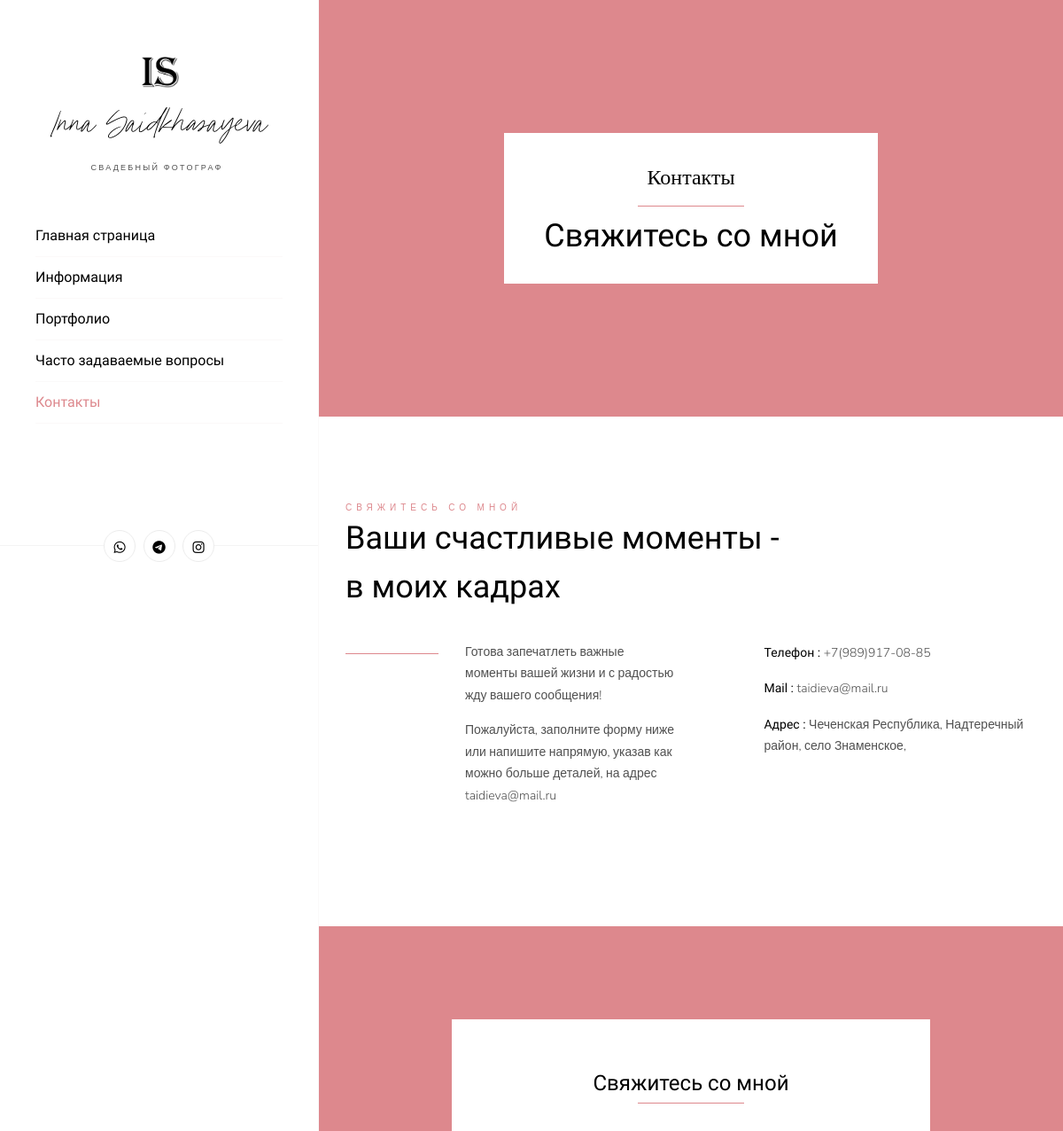
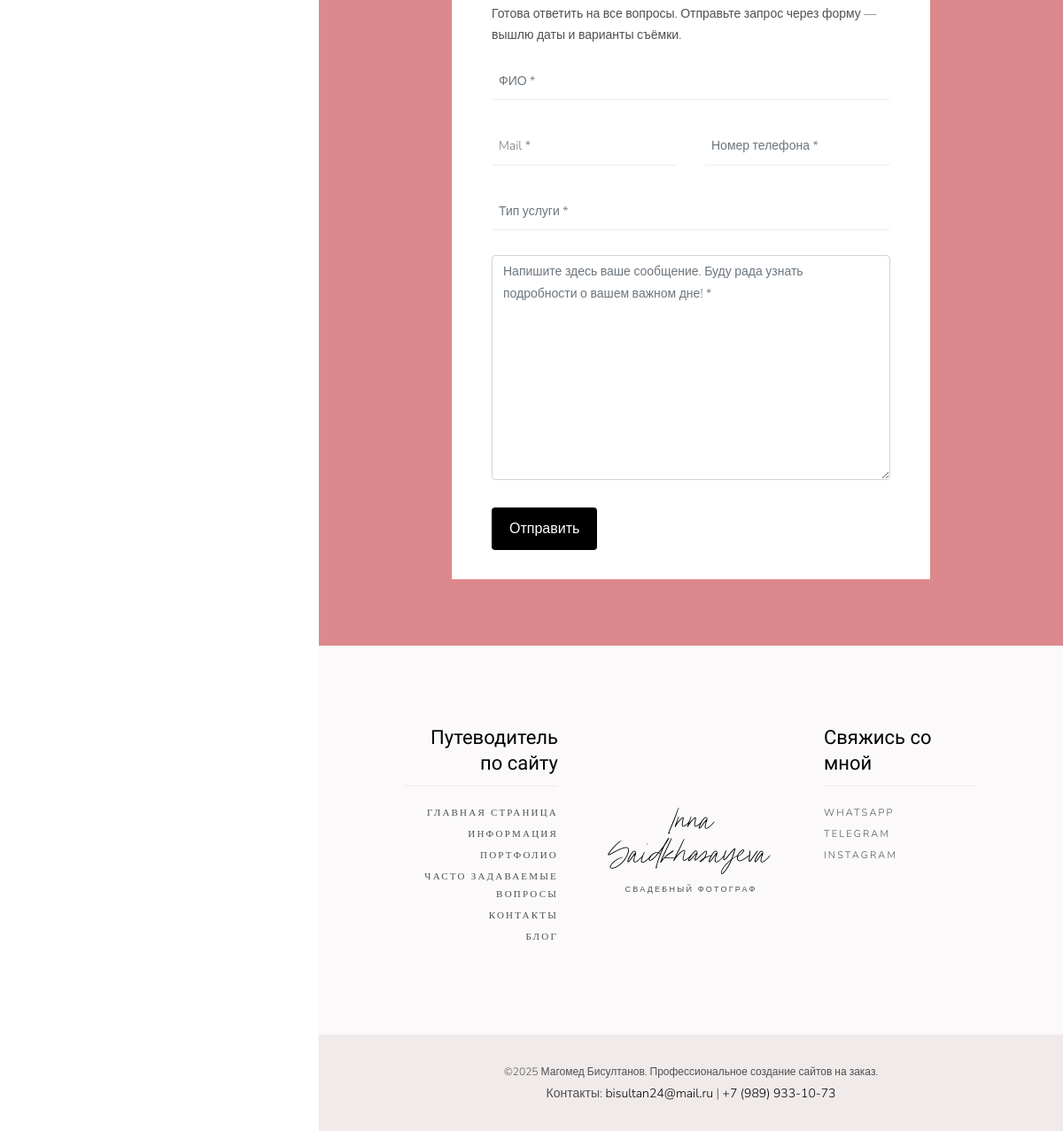
Page /contact/ on the committed database (2 pictures, top to bottom).
### portfolio_app/models.py (models this page shows, shortened)
class Contact(models.Model):
    title = models.CharField('Название', max_length=20)
    whatsapp_url = models.URLField('Ссылка на WhatsApp', null=True, max_length=200)
    instagram_url = models.URLField('Ссылка на Instagram', null=True, max_length=200)
    telegram_url = models.URLField('Ссылка на Telegram', null=True, max_length=200)
    phone_number = models.CharField('Номер телефона', null=True, max_length=20)
    mail = models.EmailField('Почта мэйл', null=True, max_length=50)
    address = models.CharField('Адрес', null=True, max_length=150)
    class Meta:
        verbose_name = 'Контакт'
        verbose_name_plural = 'Контакты'

### portfolio_app/views.py (the view)
# urls.py: path('contact/', views.contact, name='contact'),
def contact(request):
    success = False
    contacts = Contact.objects.first()
    if request.method == 'POST':
        form = ContactForm(request.POST)
        if form.is_valid():
            name = form.cleaned_data['name']
            email = form.cleaned_data['email']
            phone = form.cleaned_data['phone']
            subject = form.cleaned_data['subject']
            message = form.cleaned_data['message']
            full_message = f"""
            Имя: {name}
            Email: {email}
            Телефон: {phone}
            Тип услуги: {subject}
            Сообщение:
            {message}
            """
            send_mail(
                subject=f"Новое сообщение с сайта: {subject}",
                message=full_message,
                from_email=settings.DEFAULT_FROM_EMAIL,
                recipient_list=[settings.DEFAULT_FROM_EMAIL],  # или ваш email для получения
                fail_silently=False,
            )
            success = True
            form = ContactForm()  # очистить форму после отправки
    else:
        form = ContactForm()
    return render(request, 'portfolio_app/contact.html', {'form': form, 'success': success, 'current_page': 'contact', 'contacts': contacts})

### portfolio_app/forms.py
class ContactForm(forms.Form):
    name = forms.CharField(label='ФИО', max_length=100, required=True)
    email = forms.EmailField(label='Mail', required=True)
    phone = forms.CharField(label='Номер телефона', max_length=20, required=True)
    subject = forms.CharField(label='Тип услуги', max_length=100, required=True)
    message = forms.CharField(label='Сообщение', widget=forms.Textarea, required=True)

### portfolio_app/templates/portfolio_app/contact.html (shortened to what this page needs)
{% extends 'portfolio_app/base.html' %}
{% block content %}
{% load static %}
{% load widget_tweaks %}
    <div id="ckarla-main">
    <div class="ready banner-padding bg-img" data-overlay-light="0" data-background="{% static 'images/1920x1080-no.jpg' %}">
        <div class="container">
            <div class="row">
                <div class="col-md-12">
                    <div class="cat text-center animate-box fadeInUp animated" data-animate-effect="fadeInUp">
                        <span>Контакты</span>
                        <hr class="line line-hr-center">
                        <h1>Свяжитесь со мной</h1>
                    </div>
                </div>
            </div>
        </div>
    </div>
    <div class="section-padding">
        <div class="container">
            <div class="row">
                <div class="col-md-12 mb-30">
                    <span>Свяжитесь со мной</span>
                    <h2>Ваши счастливые моменты -</h2>
                    <h2>в моих кадрах</h2>
                </div>
            </div>
            <div class="row">
                <div class="col-md-12">
                    <div class="row">
                        <div class="col-md-2"> <span class="line-one"></span> </div>
                        <div class="col-md-4 mb-30">
                            <p>Готова запечатлеть важные моменты вашей жизни и с радостью жду вашего сообщения!</p>
                            <p>Пожалуйста, заполните форму ниже или напишите напрямую, указав как можно больше деталей, на адрес {{ contacts.mail }}</p>
                        </div>
                        <div class="col-md-5 offset-md-1">
                            <p><b>Телефон :</b> {{ contacts.phone_number }}</p>
                            <p><b>Mail :</b> {{ contacts.mail }}</p>
                            <p><b>Адрес :</b> {{ contacts.address }}</p>
                        </div>
                    </div>
                </div>
            </div>
        </div>
    </div>
    <div class="ready banner-full-padding bg-img valign" data-background="{% static 'images/1920x1080.jpg' %}">
        <div class="container">
            <div class="row">
                <div class="col-md-12">
                    <div class="row">
                        <div class="col-md-8 offset-md-2 bg-white">
                            <div class="contact-form">
                                <h6>Свяжитесь со мной</h6>
                                <hr class="line line-hr-center"><br>
                                <p>Готова ответить на все вопросы. Отправьте запрос через форму — вышлю даты и варианты съёмки. </p>
                                <form method="post" class="contact__form" action="">
                                    <div class="row">
                                        <div class="col-md-12 form-group">
                                            {{ form.name|add_class:"form-control"|attr:"placeholder:ФИО *" }}
                                        </div>
                                        <div class="col-md-6 form-group">
                                            {{ form.email|add_class:"form-control"|attr:"placeholder:Mail *" }}
                                        </div>
                                        <div class="col-md-6 form-group">
                                            {{ form.phone|add_class:"form-control"|attr:"placeholder:Номер телефона *" }}
                                        </div>
                                        <div class="col-md-12 form-group">
                                            {{ form.subject|add_class:"form-control"|attr:"placeholder:Тип услуги *" }}
                                        </div>
                                        <div class="col-md-12 form-group">
                                            {{ form.message|add_class:"form-control"|attr:"placeholder:Напишите здесь ваше сообщение. Буду рада узнать подробности о вашем важном дне! *" }}
                                        </div>
                                        <div class="col-md-12">
                                            <input type="submit" value="Отправить" class="btn btn-primary">
                                        </div>
                                    </div>
                                </form>
                            </div>
                        </div>
                    </div>
                </div>
            </div>
        </div>
    </div>
{% endblock %}

### static/css/style.css (style rules this page uses)
body { color: #505050; line-height: 1.75; font-size: 14px; font-family: 'Nunito Sans', sans-serif; font-weight: 300; }
h1 { font-size: 40px; line-height: 1.3em; font-weight: 400; font-family: 'Old Standard TT', serif; color: #000; }
h2, h3, h4, h5, h6 { line-height: 1.3; font-weight: 400; font-family: 'Old Standard TT', serif; color: #000; }
p { margin: 0 0 15px; color: #505050; line-height: 1.75; font-size: 14px; font-family: 'Nunito Sans', sans-serif; font-weight: 300; }
b, strong { font-family: 'Old Standard TT', serif; font-weight: 400; color: #000; }
.container { padding-right: 30px; padding-left: 30px; }
.js .animate-box { opacity: 0; }
.bg-img { background-size: cover; background-repeat: no-repeat; }
.valign { display: -webkit-box; display: -ms-flexbox; display: flex; -webkit-box-align: center; -ms-flex-align: center; align-items: center; }
.bg-white { background: #FFF; }
.mb-30 { margin-bottom: 30px; }
button, input, optgroup, select, textarea { font-family: 'Nunito Sans', sans-serif; }
input[type="password"], input[type="email"], input[type="text"], input[type="file"], textarea { max-width: 100%; margin-bottom: 12px; padding: 12px 8px 8px; height: auto; background-color: transparent; -webkit-box-shadow: none; box-shadow: none; border-width: 0 0 1px; border-style: solid; display: block; width: 100%; color: #505050; background-image: none; border-bottom: 1px solid #ececec; border-color: ease-in-out .15s, box-shadow ease-in-out .15s; line-height: 1.75; font-size: 14px; font-family: 'Nunito Sans', sans-serif; font-weight: 300; }
input[type="submit"], input[type="reset"], input[type="button"], button { text-shadow: none; padding: 10px 20px; -webkit-box-shadow: none; box-shadow: none; line-height: 1.75em; font-weight: 400; font-family: 'Nunito Sans', sans-serif; border-style: solid; color: #fff; border-width: 0; -webkit-transition: background-color .15s ease-out; transition: background-color .15s ease-out; background-color: #000; margin: 3px 0; }
.banner-padding { padding: 150px 0; background-position: center center; }
.banner-full-padding { padding: 90px 0 60px 0; height: 120vh; background-position: center center; }
.banner-full-padding h6 { color: #000; font-size: 24px; text-align: center; font-family: 'Old Standard TT', serif; font-weight: 400; line-height: 1em; }
.banner-padding .cat { background: #fff; color: #dd888d; padding: 30px 45px; width: fit-content; margin: 0 auto; }
.banner-padding h1 { font-size: 36px; line-height: 1.3em; font-weight: 400; font-family: 'Old Standard TT', serif; color: #000; margin-bottom: 0; }
.banner-padding span { font-family: 'Paris Script'; font-weight: 400; font-style: normal; font-size: 24px; color: #000; margin-bottom: 0; }
.section-padding { position: relative; padding: 90px 0; }
.section-padding h2 { color: #000; text-transform: none; font-size: 36px; font-family: 'Old Standard TT', serif; font-weight: 400; }
.section-padding span { color: #dd888d; font-size: 10px; font-family: 'Nunito Sans', sans-serif; font-weight: 300; font-style: normal; text-transform: uppercase; letter-spacing: 0.5em; }
.line-one { -webkit-box-flex: 1; flex: 1 0; height: 1px; background-color: #dd888d; display: -webkit-box; display: flex; margin-top: 13px; }
hr { margin-top: 10px; margin-bottom: 10px; }
.line-hr-center { width: 120px; border-top: 1px solid #dd888d; }
#ckarla-main { width: 79.2%; float: right; -webkit-transition: 0.5s; -o-transition: 0.5s; transition: 0.5s; }
@media screen and (max-width: 1200px) { #ckarla-main { width: 70%; } }
.contact-form { padding: 60px 30px 30px 30px; }
[data-overlay-dark], [data-overlay-light] { position: relative; }
[data-overlay-dark] .container, [data-overlay-light] .container { position: relative; z-index: 2; }
[data-overlay-dark]:before, [data-overlay-light]:before { content: ''; position: absolute; width: 100%; height: 100%; top: 0; left: 0; z-index: 1; }
[data-overlay-light]:before { background: #fff; }
[data-overlay-dark="0"]:before, [data-overlay-light="0"]:before { opacity: 0; }

### rows in the picture
Contact: mail "taidieva@mail.ru", phone_number "+7(989)917-08-85", address "Чеченская Республика, Надтеречный район, село Знаменское,"
